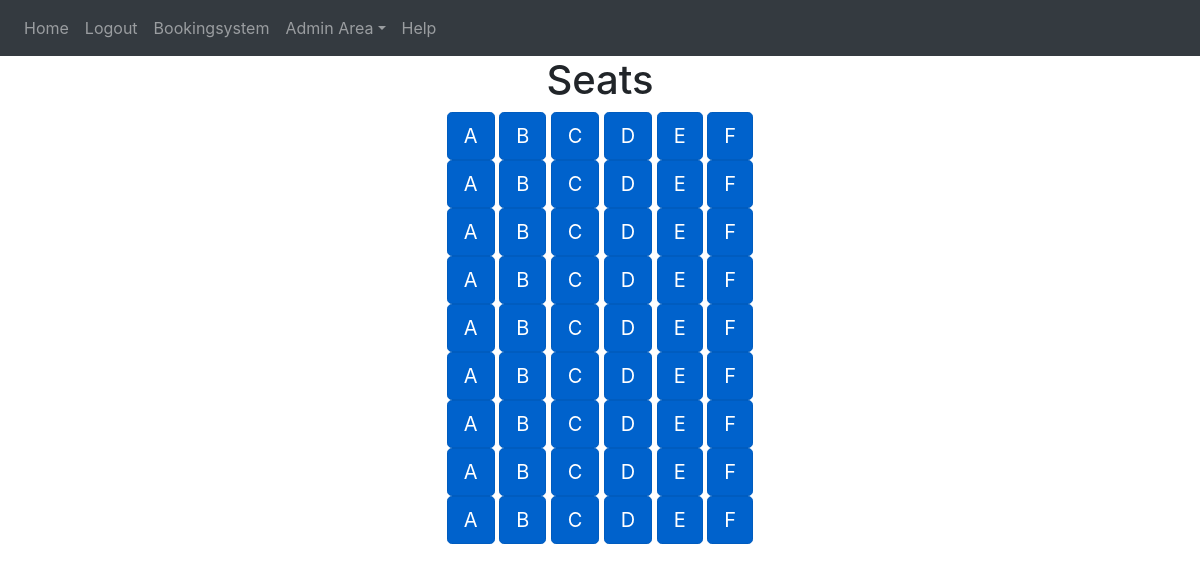
The page /flight/1 (signed in) on the database as committed earlier.
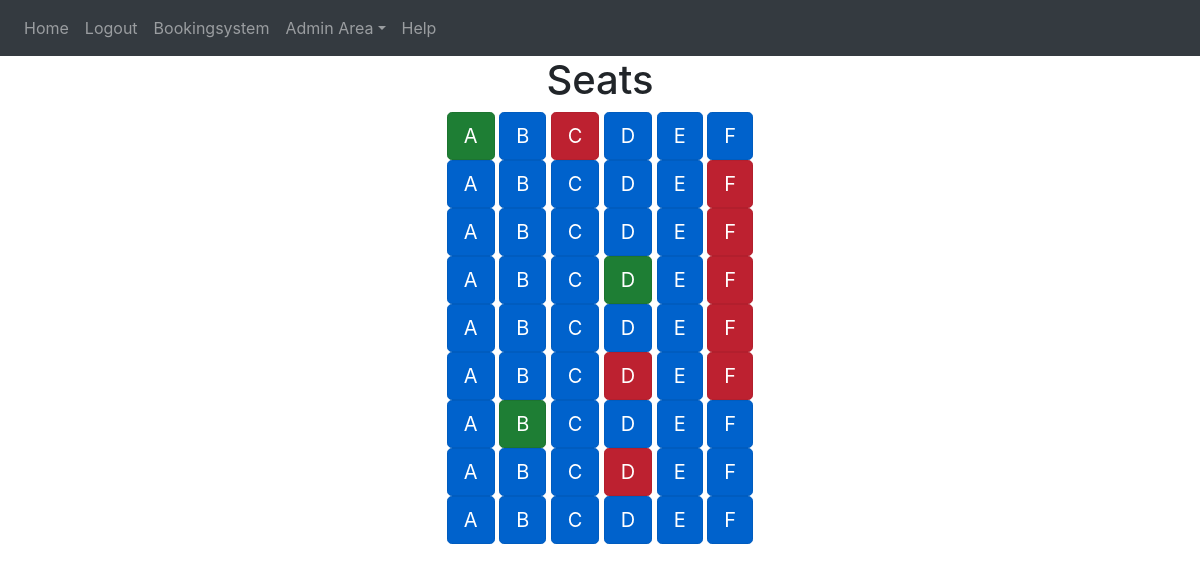
The same page on the database as committed later.
### website/models.py (models this page shows)
class Seat(db.Model):
    id = db.Column(db.Integer, primary_key=True)
    flight = db.Column(db.String(10))
    seat_row = db.Column(db.String(5))
    seat_column = db.Column(db.String(5))
    seat_status = db.Column(db.String(10))
    seat_type = db.Column(db.String(10))
    seat_unique = db.Column(db.String(20), unique=True)
    user_id = db.Column(db.Integer, db.ForeignKey('user.id'))

### website/views.py (the view)
@views.route('/flight/<int:flights>', methods=['GET','POST'])
@login_required
def flight(flights):
   seat_to_render = Seat.query.filter_by(flight = flights)
   row_number = Seat.query.filter_by(flight = flights, seat_column='A').all()
   list_of_rows = []
   for i in range(len(row_number)):
       row = Seat.query.filter_by(flight = flights, seat_row = i)
       list_of_rows.append(row)
   return render_template('seats.html', user = current_user, seat_to_render = seat_to_render, list_of_rows = list_of_rows)

### website/__init__.py (called while the page is built)
def create_app():
    from .views import views
    from .auth import auth
    from .admin import admins
    from .models import User, Seat
    app = Flask(__name__)
    app.config['SECRET_KEY'] = 'hjshjhdjah kjshkjdhjs'
    app.config['SQLALCHEMY_DATABASE_URI'] = f'sqlite:///{DB_NAME}'
    app.config['FLASK_ADMIN_SWATCH'] = 'cerulean'
    app.register_blueprint(views, url_prefix='/')
    app.register_blueprint(auth, url_prefix='/')
    app.register_blueprint(admins, url_prefix='/admin-area')
    db.init_app(app)
    create_database(app)
    login_manager = LoginManager()
    login_manager.login_view = 'auth.login'
    login_manager.init_app(app)
    @login_manager.user_loader
    def load_user(id):
        return User.query.get(int(id))
    return app

### website/templates/seats.html
{% extends "base.html" %} {% block title %}Seats{% endblock %}
{% block content%}
<form method="POST">
<h1 align="center">Seats</h1>
	{% for element in list_of_rows %}
	<div class="container" align="center">
		{% for seat in element %}
		{% if seat.seat_status == 'True' %}
		<a type="button" class="btn btn-primary btn-lg active" role="button" aria-pressed="true" href="{{url_for('views.booking_seat', id=seat.id, flights=seat.flight)}}">{{seat.seat_column}}</a>
		{% elif seat.user_id == current_user.id%}
		<a type="button" class="btn btn-success btn-lg active" role="button" aria-pressed="true" href="{{url_for('views.cancel_seat', id=seat.id, flights=seat.flight)}}">{{seat.seat_column}}</a>
		{% elif seat.seat_status == 'False' %}
		<a type="button" class="btn btn-danger btn-lg active" role="button" aria-pressed="true" >{{seat.seat_column}}</a>
		{% endif %}
		{% endfor %}
		</div>
		{% endfor %}
{% endblock %}

### website/templates/base.html (shortened to what this page needs)
<!DOCTYPE html>
<html>
  <head>
    <link
      rel="stylesheet"
      href="https://cdn.jsdelivr.net/npm/bootstrap@4.0.0/dist/css/bootstrap.min.css"
/>
    <link
      rel="stylesheet"
      href="https://stackpath.bootstrapcdn.com/font-awesome/4.7.0/css/font-awesome.min.css"
/>
  </head>
  <body>
    <nav class="navbar navbar-expand-lg navbar-dark bg-dark">
      <div class="collapse navbar-collapse" id="navbar">
        <div class="navbar-nav" role="tablist">
          {% if user.is_authenticated %}
          <a class="nav-item nav-link" id="home" href="/">Home</a>
          <a class="nav-item nav-link" id="logout" href="/logout">Logout</a>
          <a class="nav-item nav-link" id="bookingsystem" href="/bookingsystem">Bookingsystem</a>
            {% if current_user.role == 'admin' %}
            <a class="nav-item dropdown">
              <a class="nav-link dropdown-toggle" data-toggle="dropdown" id="admin-area">Admin Area</a>
            </a>
            {% endif %}
          <a class="nav-item nav-link" id="help" href="/help">Help</a>
          {% else %}
          <a class="nav-item nav-link" id="login" href="/login">Login</a>
          <a class="nav-item nav-link" id="signUp" href="/sign-up">Sign Up</a>
          {% endif %}
        </div>
      </div>
    </nav>
    <div class="container">{% block content %} {% endblock %}</div>
  </body>
</html>

Rows that differ between the two databases and show on the page:
changed Seat (number 1 of 54 on the later page): seat_status "True" → "False" (drawn)
changed Seat (number 3 of 54 on the later page): seat_status "True" → "False" (drawn)
changed Seat (number 12 of 54 on the later page): seat_status "True" → "False" (drawn)
changed Seat (number 18 of 54 on the later page): seat_status "True" → "False" (drawn)
changed Seat (number 22 of 54 on the later page): seat_status "True" → "False" (drawn)
changed Seat (number 24 of 54 on the later page): seat_status "True" → "False" (drawn)
changed Seat (number 30 of 54 on the later page): seat_status "True" → "False" (drawn)
changed Seat (number 34 of 54 on the later page): seat_status "True" → "False" (drawn)
changed Seat (number 36 of 54 on the later page): seat_status "True" → "False" (drawn)
changed Seat (number 38 of 54 on the later page): seat_status "True" → "False" (drawn)
changed Seat (number 46 of 54 on the later page): seat_status "True" → "False" (drawn)
Other text that changed with them:
list line gone: "A"
new list line: "A"
list line gone: "C"
new list line: "C"
list line gone: "F"
new list line: "F"
list line gone: "D"
new list line: "D"
list line gone: "B"
new list line: "B"
